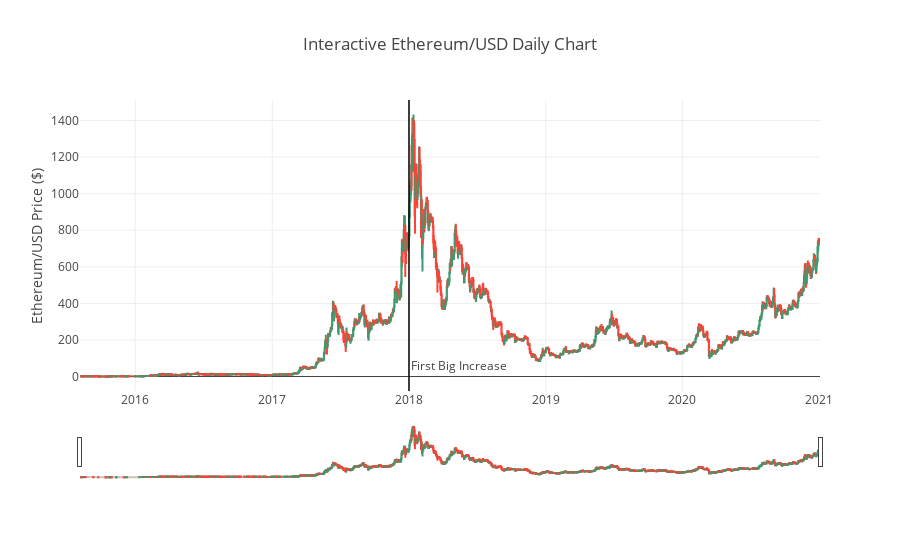

This figure's notebook cell:
### Code cell
# Plot User Interactive Ethereum/USD Daily Data
fig = go.Figure(data=[go.Candlestick(x=df2['Date'],
                open=df2['Open'],
                high=df2['High'],
                low=df2['Low'],
                close=df2['Close'])])

fig.layout.update(
    title='Interactive Ethereum/USD Daily Chart',
    yaxis_title='Ethereum/USD Price ($)',
    shapes = [dict(
        x0='2018-01-01', x1='2018-01-01', y0=0, y1=1, xref='x', yref='paper',
        line_width=1)],
    annotations=[dict(
        x='2018-01-01', y=0.05, xref='x', yref='paper',
        showarrow=False, xanchor='left', text='First Big Increase')]
)


fig.show()

### Figure 1 — Plotly figure (JSON) as saved in the notebook; plotly's stock layout.template omitted (floating-point values rounded to 4 significant figures; data arrays with more than 128 entries replaced by an {"elided": "..."} marker saying what was removed)
{"data": [{"close": {"elided": "1976 float values"}, "high": {"elided": "1976 float values"}, "low": {"elided": "1976 float values"}, "open": {"elided": "1976 float values"}, "type": "candlestick", "uid": "80e28a14-2b68-462e-a7ae-94fe60da747e", "x": {"elided": "1976 str values"}}], "layout": {"annotations": [{"showarrow": false, "text": "First Big Increase", "x": "2018-01-01", "xanchor": "left", "xref": "x", "y": 0.05, "yref": "paper"}], "shapes": [{"line": {"width": 1}, "x0": "2018-01-01", "x1": "2018-01-01", "xref": "x", "y0": 0, "y1": 1, "yref": "paper"}], "title": {"text": "Interactive Ethereum/USD Daily Chart"}, "yaxis": {"title": {"text": "Ethereum/USD Price ($)"}}}}
